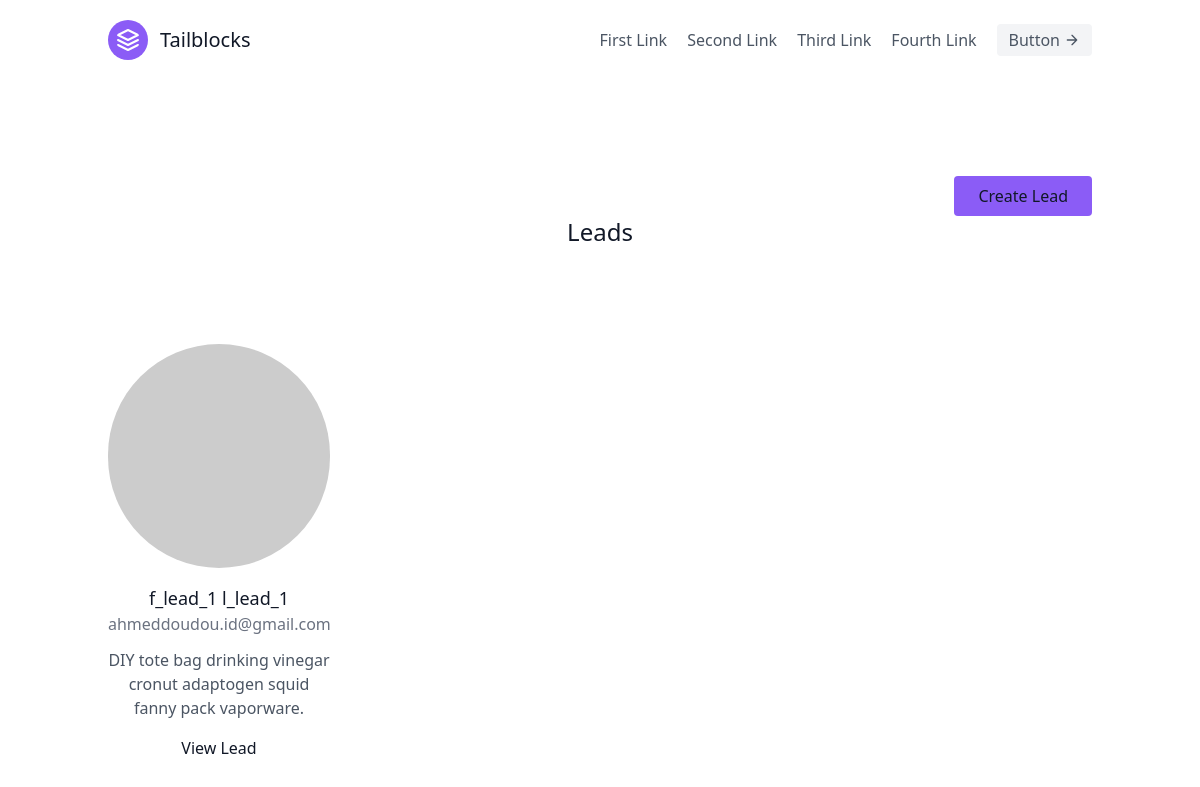
The page /leads/ on the database as committed earlier.
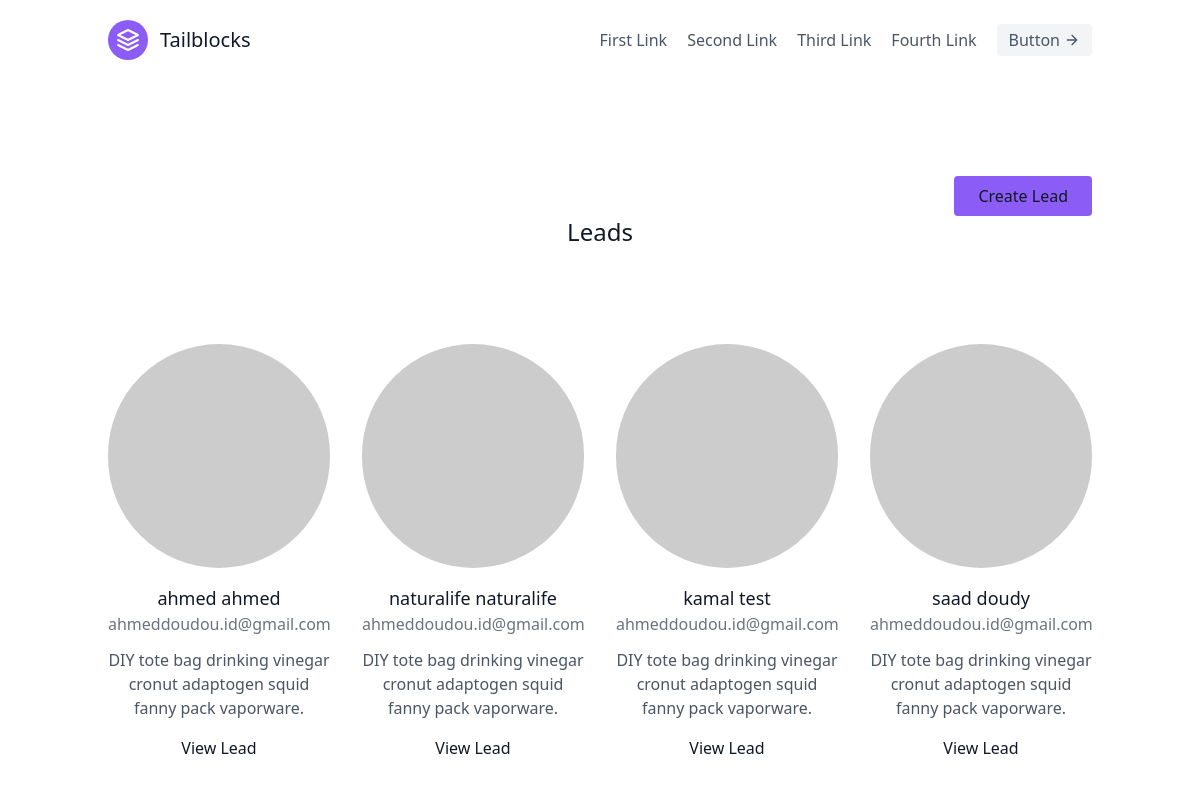
The same page on the database as committed later.
### leads/models.py (models this page shows, shortened)
class Lead(models.Model):
    first_name = models.CharField( max_length=50)
    last_name  = models.CharField( max_length=50)
    age        = models.IntegerField(default=0)
    agent      = models.ForeignKey("Agent", on_delete=models.CASCADE)

class Agent(models.Model):
    user = models.OneToOneField(User, on_delete=models.CASCADE)
    def __str__(self):
        return self.user.email

class User(AbstractUser):
    pass

### leads/views.py (the view)
# urls.py: path('',LeadListView.as_view(), name='home'),
class LeadListView(ListView):
    template_name = "Lead/index.html"
    queryset = Lead.objects.all()
    context_object_name = "leads"

### leads/templates/Lead/index.html
 {% extends 'base.html' %} {% block content %}
<section class="text-gray-600 body-font">
    <div class="container px-5 py-24 mx-auto">
        <div class="flex flex-col text-center w-full mb-20">
            <button type="submit" class="flex ml-auto text-white bg-purple-500 border-0 py-2 px-6 focus:outline-none hover:bg-purple-600 rounded"><a href="{% url 'leads:create-lead' %}" class="text-gray-900 hover:bg-purple-600 text-white-500 ">
                Create Lead
              </a></button>
            <h1 class="text-2xl font-medium title-font mb-4 text-gray-900">Leads</h1>
        </div>
        <div class="flex flex-wrap -m-4">
            {% for Lead in leads %}
            <div class="p-4 lg:w-1/4 md:w-1/2">
                <div class="h-full flex flex-col items-center text-center">
                    <img alt="team" class="flex-shrink-0 rounded-full h-56 object-cover object-center mb-4" src="https://dummyimage.com/200x200">
                    <div class="w-full">
                        <h2 class="title-font font-medium text-lg text-gray-900">{{Lead.first_name}} {{Lead.last_name}}</h2>
                        <h3 class="text-gray-500 mb-3"> {{Lead.agent}} </h3>
                        <p class="mb-4">DIY tote bag drinking vinegar cronut adaptogen squid fanny pack vaporware.</p>
                        <span class="inline-flex">
                    <a href="{% url 'leads:detail-lead' Lead.id %}" class="text-gray-900 hover:bg-purple-600 text-white-500 ">
                      View Lead
                    </a>
                  </span>
                    </div>
                </div>
            </div>
            {% endfor %}
        </div>
</section>
{% endblock content %}

### templates/base.html (shortened to what this page needs)
<!DOCTYPE html>
<html lang="en">
<head>
    <link href="https://unpkg.com/tailwindcss@^2/dist/tailwind.min.css" rel="stylesheet">
</head>
<body>
{% include 'navbar.html' %}
{% block content %}
{% endblock content %}
</html>

### templates/navbar.html
<header class="text-gray-600 body-font">
    <div class="container mx-auto flex flex-wrap p-5 flex-col md:flex-row items-center">
        <a class="flex title-font font-medium items-center text-gray-900 mb-4 md:mb-0">
            <svg xmlns="http://www.w3.org/2000/svg" fill="none" stroke="currentColor" stroke-linecap="round" stroke-linejoin="round" stroke-width="2" class="w-10 h-10 text-white p-2 bg-purple-500 rounded-full" viewBox="0 0 24 24">
          <path d="M12 2L2 7l10 5 10-5-10-5zM2 17l10 5 10-5M2 12l10 5 10-5"></path>
        </svg>
            <span class="ml-3 text-xl">Tailblocks</span>
        </a>
        <nav class="md:ml-auto flex flex-wrap items-center text-base justify-center">
            <a class="mr-5 hover:text-gray-900">First Link</a>
            <a class="mr-5 hover:text-gray-900">Second Link</a>
            <a class="mr-5 hover:text-gray-900">Third Link</a>
            <a class="mr-5 hover:text-gray-900">Fourth Link</a>
        </nav>
        <button class="inline-flex items-center bg-gray-100 border-0 py-1 px-3 focus:outline-none hover:bg-gray-200 rounded text-base mt-4 md:mt-0">Button
        <svg fill="none" stroke="currentColor" stroke-linecap="round" stroke-linejoin="round" stroke-width="2" class="w-4 h-4 ml-1" viewBox="0 0 24 24">
          <path d="M5 12h14M12 5l7 7-7 7"></path>
        </svg>
      </button>
    </div>
</header>

Rows that differ between the two databases and show on the page:
removed Lead: first_name "f_lead_1", last_name "l_lead_1", agent "ahmeddoudou.id@gmail.com"
added Lead: first_name "ahmed", last_name "ahmed", agent "ahmeddoudou.id@gmail.com"
added Lead: first_name "naturalife", last_name "naturalife", agent "ahmeddoudou.id@gmail.com"
added Lead: first_name "kamal", last_name "test", agent "ahmeddoudou.id@gmail.com"
added Lead: first_name "saad", last_name "doudy", agent "ahmeddoudou.id@gmail.com"
